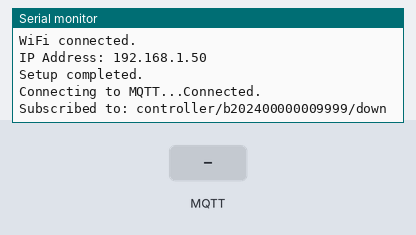
The program below on a simulated ESP32. Parts: the last lines printed to the serial monitor. The test bench sets the inputs (shaded band). WiFi joins after 1.5 s; servers stay silent unless stated; no MQTT or app messages arrive unless stated.

Above: at 2.7 s.
2.8 s: MQTT message "1" arrives on the first subscribed topic
At 3.8 s:
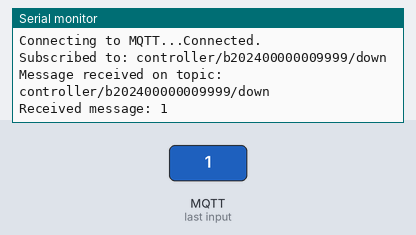
4.3 s: MQTT message "on" arrives on the first subscribed topic
At 5.5 s:
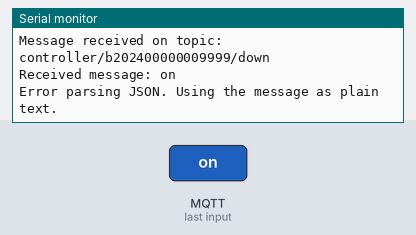
5.8 s: MQTT message "off" arrives on the first subscribed topic
At 6.9 s:
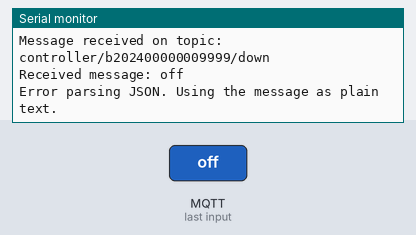

The program:

main.cpp
```cpp
#include <Arduino.h>           // Core Arduino library
#include <WiFi.h>              // Library for Wi-Fi functionality
#include <PubSubClient.h>      // Library for MQTT functionality
#include "mqtt_config.h"       // MQTT configuration file
#include "wifi_config.h"       // Wi-Fi configuration file

// Function declarations (defined in other files)
void setup_wifi();                   // Function to connect to Wi-Fi
void reconnect();                    // Function to reconnect to the MQTT broker
void publish_message(const char* message); // Function to publish messages to MQTT

String get_uplink_message();          // Function to get the current uplink message
unsigned long get_send_interval();    // Function to get the current send time interval

// Global variables
WiFiClient espClient;                // Wi-Fi client instance
PubSubClient client(espClient);      // MQTT client instance using the Wi-Fi client

// Setup function: runs once when the ESP32 starts
void setup() {
    Serial.begin(9600);              // Initialize the serial monitor at 9600 baud

    // Connect to Wi-Fi
    setup_wifi();

    // Configure the MQTT client
    client.setServer(MQTT_HOST, MQTT_PORT); // Set the MQTT broker address and port
    client.setCallback(mqtt_callback);     // Set the callback function to handle incoming messages

    Serial.println("Setup completed.");    // Indicate that setup is complete
}

// Loop function: runs repeatedly after setup()
void loop() {
    // Reconnect to the MQTT broker if disconnected
    if (!client.connected()) {
        reconnect();
    }
    client.loop();                  // Handle incoming MQTT messages and maintain connection

    // Publish a message every 5 seconds
    static unsigned long lastMsg = 0; // Track the last message time
    unsigned long now = millis();    // Get the current time in milliseconds
    if (now - lastMsg > get_send_interval()) {      // Check if SEND_INTERVAL seconds have passed
        lastMsg = now;               // Update the last message time
        String uplink_message = get_uplink_message();  // Get the current uplink message
        publish_message(uplink_message.c_str());       // Publish the message to MQTT
    }
}
```

mqtt.cpp
```cpp
#include <PubSubClient.h>       // Library for handling MQTT protocol
#include "mqtt_config.h"        // MQTT configuration file
#include <ArduinoJson.h>        // Library for parsing and handling JSON data

extern PubSubClient client;     // External MQTT client instance (defined elsewhere in the project)

// Global variables that can be modified by downlinks
String uplink_message = "Hello world!";
unsigned long send_interval = SEND_INTERVAL;

// Callback function to process received MQTT messages
void mqtt_callback(char* topic, byte* payload, unsigned int length) {
    Serial.print("Message received on topic: ");
    Serial.println(topic);

    // Convert the payload to a String for easier manipulation
    String received_message;
    for (unsigned int i = 0; i < length; i++) {
        received_message += (char)payload[i];
    }
    Serial.print("Received message: ");
    Serial.println(received_message);

    // Attempt to parse the message as JSON
    StaticJsonDocument<200> doc;  // Allocate memory for JSON processing
    DeserializationError error = deserializeJson(doc, received_message);
    if (error) {
        // If the message is not a valid JSON, use it as plain text
        Serial.println("Error parsing JSON. Using the message as plain text.");
        uplink_message = received_message;
    } else {
        // If the message is valid JSON, look for keys
        if (doc.containsKey("uplink_message")) {
            uplink_message = doc["uplink_message"].as<String>();
            Serial.print("Uplink message updated to: ");
            Serial.println(uplink_message);
        }

        if (doc.containsKey("send_interval_seconds")) {
            int interval_seconds = doc["send_interval_seconds"];
            if (interval_seconds > 0) {
                send_interval = interval_seconds * 1000; // Convert to milliseconds
                Serial.print("Send interval updated to: ");
                Serial.print(interval_seconds);
                Serial.println(" seconds.");
            } else {
                Serial.println("Invalid interval value. Must be greater than 0.");
            }
        }
    }
}

// Function to handle MQTT reconnection
void reconnect() {
    // Keep trying to connect to the MQTT broker until successful
    while (!client.connected()) {
        Serial.print("Connecting to MQTT...");
        if (client.connect(MQTT_ID, MQTT_USER, MQTT_PASSWORD)) {
            Serial.println("Connected.");

            // Subscribe to the downlink topic
            client.subscribe(MQTT_TOPIC_DOWNLINK);
            Serial.print("Subscribed to: ");
            Serial.println(MQTT_TOPIC_DOWNLINK);
        } else {
            // If connection fails, print the error and retry after 5 seconds
            Serial.print("Failed, rc=");
            Serial.print(client.state());
            Serial.println(" Retrying in 5 seconds...");
            delay(5000);
        }
    }
}

// Function to publish a message to the uplink topic
void publish_message(const char* message) {
    Serial.print("Sending message: ");
    Serial.println(message);
    client.publish(MQTT_TOPIC_UPLINK, message);
}

// Function to get the current uplink message
String get_uplink_message() {
    return uplink_message;
}

unsigned long get_send_interval() {
    return send_interval;
}
```

wifi.cpp
```cpp
#include <WiFi.h>              // Library for Wi-Fi functionality
#include "wifi_config.h"       // Wi-Fi configuration file containing SSID and password

// Function to set up Wi-Fi connection
void setup_wifi() {
    // Print the SSID of the Wi-Fi network being connected to
    Serial.print("Connecting to WiFi: ");
    Serial.println(WIFI_SSID);

    // Begin the connection using the provided SSID and password
    WiFi.begin(WIFI_SSID, WIFI_PASSWORD);

    // Wait until the connection is established
    while (WiFi.status() != WL_CONNECTED) {
        delay(500);
        Serial.print(".");    // Print a dot every 500 ms as a loading indicator
    }

    // Once connected, print a success message
    Serial.println("\nWiFi connected.");
    Serial.print("IP Address: ");
    Serial.println(WiFi.localIP());  // Print the device's local IP address
}
```

device_config.h
```cpp
#ifndef DEVICE_CONFIG_H
#define DEVICE_CONFIG_H

#define DEVICE_ID "b202400000009999"

#define SEND_INTERVAL_SECONDS 30 // Interval to send messages (milliseconds)

// Convert seconds to milliseconds
#define SEND_INTERVAL (SEND_INTERVAL_SECONDS * 1000)

#endif
```

mqtt_config.h
```cpp
#ifndef MQTT_CONFIG_H
#define MQTT_CONFIG_H

#include "device_config.h"

#define MQTT_ID "bitaqua-" DEVICE_ID
#define MQTT_HOST "lorawan-live.wdna.com"
#define MQTT_PORT 1883
#define MQTT_USER "wdna"
#define MQTT_PASSWORD "B24Qsfp%PmVnM5"

#define MQTT_TOPIC_UPLINK "controller/" DEVICE_ID "/up"
#define MQTT_TOPIC_DOWNLINK "controller/" DEVICE_ID "/down"
#define MQTT_TOPIC_PING "controller/" DEVICE_ID "/ping"

void mqtt_callback(char* topic, byte* payload, unsigned int length);

#endif
```

wifi_config.h
```cpp
#ifndef WIFI_CONFIG_H
#define WIFI_CONFIG_H

#define WIFI_SSID "mmr689Wifi"
#define WIFI_PASSWORD "charmander"
#endif
```

Measured:
- after the input at 2.8 s, the serial monitor: prints a new line at once (image 1)
- after the input at 4.3 s, the serial monitor: prints a new line at once (image 2)
- after the input at 5.8 s, the serial monitor: prints a new line at once (image 3)
